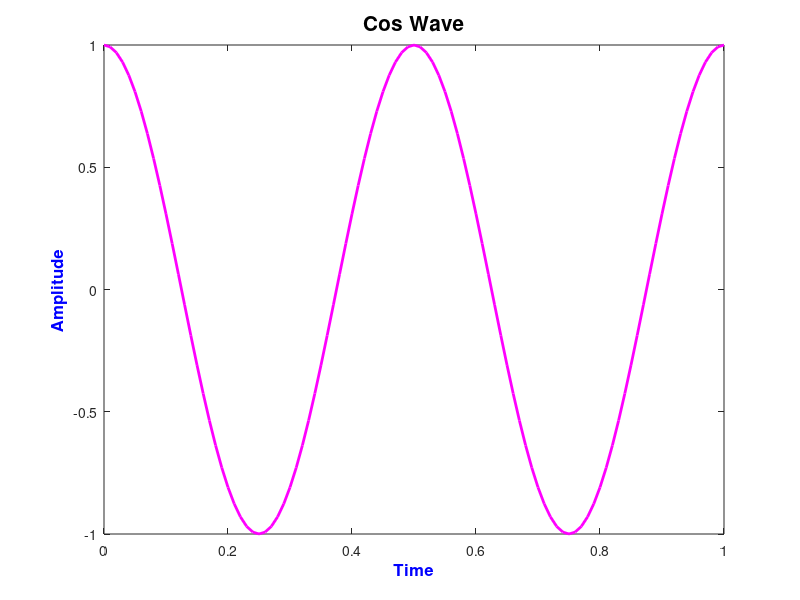

Recreate this plot in MATLAB.
clc;  
close all;  
clear all;  
%Cosine wave 
t = 0:0.01:1;  
% time axis with  step of 0.01. 
f = 2;  
%frequncy for the waveform 
x = cos(2*pi*f*t);  
%creates the array with values of cosine wave.  
plot(t , x, 'm', 'MarkerSize', 1, 'LineWidth', 2);  
title('Cos Wave', 'FontSize', 15, 'FontWeight', 'bold', 'Color', 'k'); 
xlabel('Time', 'FontSize', 12, 'FontWeight', 'bold', 'Color', 'b');  
ylabel('Amplitude', 'FontSize', 12, 'FontWeight', 'bold', 'Color', 'b'); 
